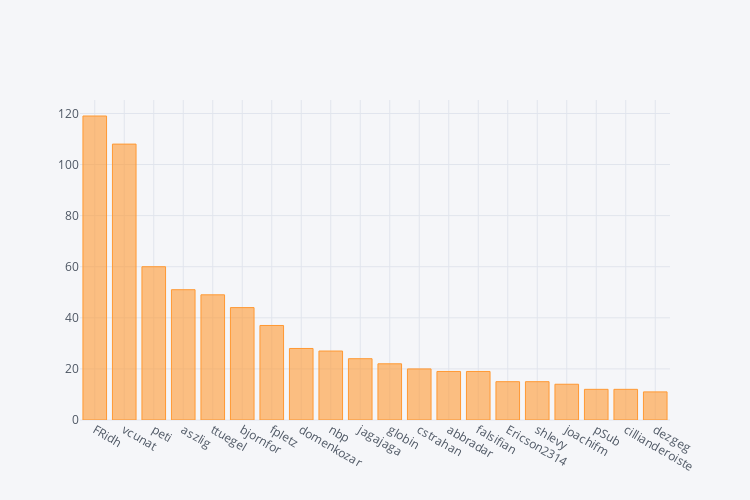

Notebook source saved alongside this figure:
### Markdown cell above
## Number of PRs by Assignee

### Code cell
iplot(data.groupby('assignee.login').size().sort_values(ascending=False)[:20].iplot(asFigure=True, kind='bar', dimensions=(750, 500)))

### Figure 1 — Plotly figure (JSON) as saved in the notebook; plotly's stock layout.template omitted (floating-point values rounded to 4 significant figures)
{"data": [{"marker": {"color": "rgba(255, 153, 51, 0.6)", "line": {"color": "rgba(255, 153, 51, 1.0)", "width": 1}}, "name": "None", "orientation": "v", "text": "", "type": "bar", "x": ["FRidh", "vcunat", "peti", "aszlig", "ttuegel", "bjornfor", "fpletz", "domenkozar", "nbp", "jagajaga", "globin", "cstrahan", "abbradar", "falsifian", "Ericson2314", "shlevy", "joachifm", "pSub", "cillianderoiste", "dezgeg"], "y": [119, 108, 60, 51, 49, 44, 37, 28, 27, 24, 22, 20, 19, 19, 15, 15, 14, 12, 12, 11]}], "layout": {"height": 500, "legend": {"bgcolor": "#F5F6F9", "font": {"color": "#4D5663"}}, "paper_bgcolor": "#F5F6F9", "plot_bgcolor": "#F5F6F9", "titlefont": {"color": "#4D5663"}, "width": 750, "xaxis1": {"gridcolor": "#E1E5ED", "showgrid": true, "tickfont": {"color": "#4D5663"}, "title": "", "titlefont": {"color": "#4D5663"}, "zerolinecolor": "#E1E5ED"}, "yaxis1": {"gridcolor": "#E1E5ED", "showgrid": true, "tickfont": {"color": "#4D5663"}, "title": "", "titlefont": {"color": "#4D5663"}, "zerolinecolor": "#E1E5ED"}}}
